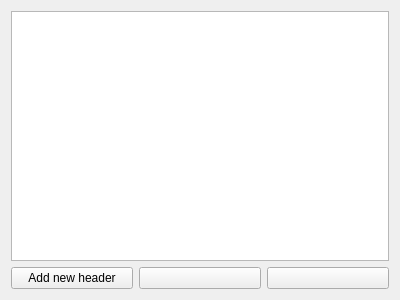
<?xml version="1.0" encoding="UTF-8"?>
<ui version="4.0">
 <class>HeadersViewControl</class>
 <widget class="QWidget" name="HeadersViewControl">
  <property name="geometry">
   <rect>
    <x>0</x>
    <y>0</y>
    <width>400</width>
    <height>300</height>
   </rect>
  </property>
  <property name="windowTitle">
   <string>Form</string>
  </property>
  <layout class="QVBoxLayout" name="verticalLayout">
   <item>
    <widget class="QTreeView" name="HeadersView">
     <property name="selectionMode">
      <enum>QAbstractItemView::ExtendedSelection</enum>
     </property>
    </widget>
   </item>
   <item>
    <layout class="QHBoxLayout" name="horizontalLayout">
     <item>
      <widget class="QPushButton" name="BtnAdd">
       <property name="text">
        <string>Add new header</string>
       </property>
      </widget>
     </item>
     <item>
      <widget class="QPushButton" name="BtnEdit">
       <property name="text">
        <string/>
       </property>
      </widget>
     </item>
     <item>
      <widget class="QPushButton" name="BtnRemove">
       <property name="text">
        <string/>
       </property>
      </widget>
     </item>
    </layout>
   </item>
  </layout>
 </widget>
 <resources/>
 <connections/>
</ui>
